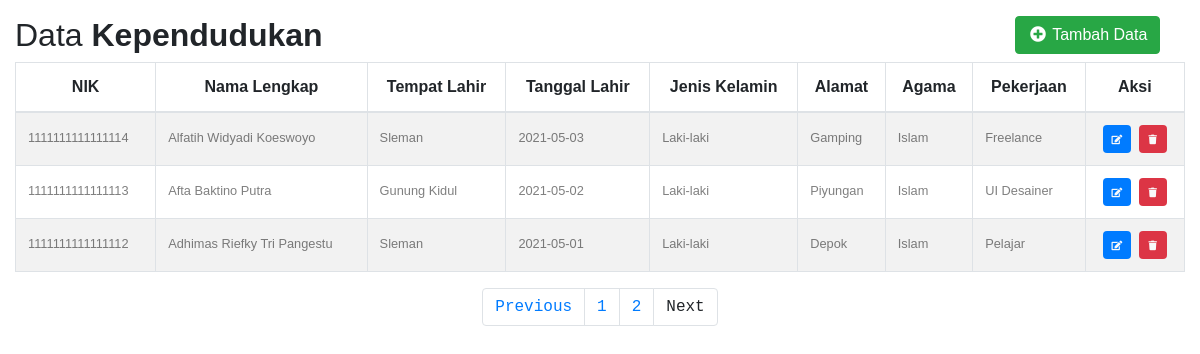
The page /?halaman=2 on the database its author committed.
### tables this page shows
CREATE TABLE `tb_identitas` (
  `id` int(20) NOT NULL,
  `nik` varchar(50) NOT NULL,
  `nm_lngkp` varchar(100) NOT NULL,
  `tmp_lhr` varchar(50) NOT NULL,
  `tgl_lhr` date NOT NULL,
  `jns_klmn` varchar(50) NOT NULL,
  `alamat` varchar(50) NOT NULL,
  `agama` varchar(50) NOT NULL,
  `pekerjaan` varchar(50) NOT NULL
);

### functions.php (called while the page is built, shortened)
<?php
$conn = mysqli_connect('localhost', 'root', '', 'db_penduduk');
function query($param) {
    global $conn;
    $query = mysqli_query($conn, $param);
    $rows = [];
    if (mysqli_num_rows($query) > 0) {
      while ($row = mysqli_fetch_assoc($query)) {
        $rows[] = $row;
      }
    }
    return $rows;
  }
?>

### index.php (the view, shortened to what this page needs)
<?php
require_once 'functions.php';
$batas = 5;
$halaman = isset($_GET['halaman'])?(int)$_GET['halaman'] : 1;
$halaman_awal = ($halaman>1) ? ($halaman * $batas) - $batas : 0;
$previous = $halaman - 1;
$next = $halaman + 1;
$data = mysqli_query($conn,"select * from tb_identitas");
$jumlah_data = mysqli_num_rows($data);
$total_halaman = ceil($jumlah_data / $batas);
$rows = query("SELECT * FROM tb_identitas ORDER BY id DESC LIMIT $halaman_awal, $batas");
?>
<!DOCTYPE html>
<html lang="en">
<head>
    <link rel="stylesheet" href="https://stackpath.bootstrapcdn.com/bootstrap/4.2.1/css/bootstrap.min.css">
    <link rel="stylesheet" href="https://use.fontawesome.com/releases/v5.6.3/css/all.css">
    <link rel="stylesheet" href="alert/css/sweetalert.css">
	<link rel="stylesheet" href="css/style.css">
</head>
<body>
    <div class="container-fluid">
        <div class="table-wrapper">
            <div class="table-title">
                <div class="row">
                    <div class="col-sm-10">
						<h2 class="font">Data <b>Kependudukan</b></h2>
					</div>
					<div class="col-sm-2">
						<h3><a href="tambah.php" class="btn btn-success font"><i class="fa fa-fw fa-plus-circle"></i> Tambah Data</a></h3>
					</div>
                </div>
            </div>
            <div class="table-responsive-sm">
                <table class="table table-bordered table-hover table-striped">
                    <thead style="text-align: center" class="font">
                        <tr>
                            <th>NIK</th>
                            <th>Nama Lengkap</th>
                            <th>Tempat Lahir</th>
                            <th>Tanggal Lahir</th>
                            <th>Jenis Kelamin</th>
                            <th>Alamat</th>
                            <th>Agama</th>
                            <th>Pekerjaan</th>
                            <th>Aksi</th>
                        </tr>
                    </thead>
                    <tbody class="font">
                    <?php foreach ($rows as $row) : ?>
                        <tr>
                            <td><small class="text-black-50"><?= $row['nik']; ?></small></td>
                            <td><small class="text-black-50"><?= $row['nm_lngkp']; ?></small></td>
                            <td><small class="text-black-50"><?= $row['tmp_lhr']; ?></small></td>
                            <td><small class="text-black-50"><?= $row['tgl_lhr']; ?></small></td>
                            <td><small class="text-black-50"><?= $row['jns_klmn']; ?></small></td>
                            <td><small class="text-black-50"><?= $row['alamat']; ?></small></td>
                            <td><small class="text-black-50"><?= $row['agama']; ?></small></td>
                            <td><small class="text-black-50"><?= $row['pekerjaan']; ?></small></td>
                            <td>
                                <div class="d-flex justify-content-center">
                                    <a href="edit.php?id=<?= $row['id']; ?>" class="badge badge-primary p-2 text-light mr-2">
                                        <small class="fa fa-fw fa-edit"></small>
                                    </a>
                                    <a href="hapus.php?id=<?= $row['id']; ?>" id="hapus" class="badge badge-danger p-2 text-light delete-link">
                                        <small class="fa fa-fw fa-trash"></small>
                                    </a>
                                </div>
                            </td>
                        </tr>
                    <?php endforeach; ?>
                    </tbody>
                </table>
			</div>
        </div>
        <nav>
			<ul class="pagination justify-content-center">
				<li class="page-item">
					<a class="page-link" <?php if($halaman > 1){ echo "href='?halaman=$previous'"; } ?>>Previous</a>
				</li>
				<?php
				for($x=1;$x<=$total_halaman;$x++){
					?>
					<li class="page-item"><a class="page-link" href="?halaman=<?php echo $x ?>"><?php echo $x; ?></a></li>
					<?php
				}
				?>
				<li class="page-item">
					<a  class="page-link" <?php if($halaman < $total_halaman) { echo "href='?halaman=$next'"; } ?>>Next</a>
				</li>
			</ul>
		</nav>
    </div>
</body>
</html>

### css/style.css (style rules this page uses)
h2.font { font-family: 'Century Gothic', CenturyGothic, AppleGothic, sans-serif; }
thead.font { font-family: 'Century Gothic', CenturyGothic, AppleGothic, sans-serif; }
tbody.font { font-family: 'Century Gothic', CenturyGothic, AppleGothic, sans-serif; }
li.page-item { font-family: 'courier new', CenturyGothic, AppleGothic, sans-serif; }
a.font { font-family: 'Century Gothic', CenturyGothic, AppleGothic, sans-serif; }

### rows shown on the page
tb_identitas: nik "1111111111111114", nm_lngkp "Alfatih Widyadi Koeswoyo", tmp_lhr "Sleman", tgl_lhr "2021-05-03", jns_klmn "Laki-laki", alamat "Gamping", agama "Islam", pekerjaan "Freelance"
tb_identitas: nik "1111111111111113", nm_lngkp "Afta Baktino Putra", tmp_lhr "Gunung Kidul", tgl_lhr "2021-05-02", jns_klmn "Laki-laki", alamat "Piyungan", agama "Islam", pekerjaan "UI Desainer"
tb_identitas: nik "1111111111111112", nm_lngkp "Adhimas Riefky Tri Pangestu", tmp_lhr "Sleman", tgl_lhr "2021-05-01", jns_klmn "Laki-laki", alamat "Depok", agama "Islam", pekerjaan "Pelajar"
